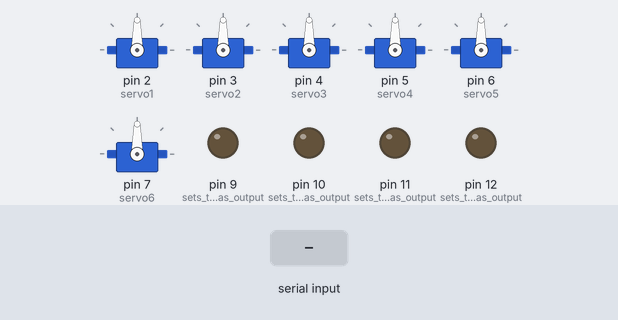
Simulated run of this sketch. Board: Arduino Mega 2560, built with avr-gcc and run on an emulated ATmega2560. On the bench: 6 × servo, output pins drawn as LEDs (lit = HIGH). Inputs (shaded band) come from the test bench. What the sketch prints to the serial monitor is not drawn.

Above: at 1.2 s.
1.3 s: "1" received over Serial
At 2.4 s:
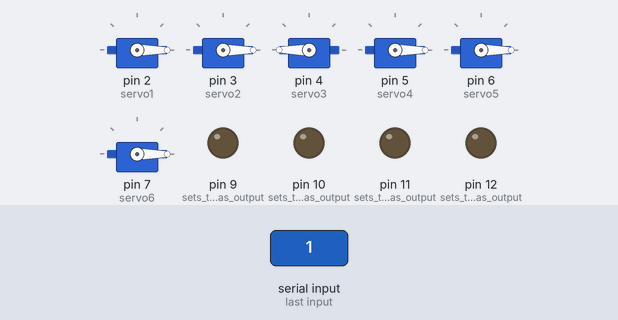
2.8 s: "1" received over the second serial link
At 3.5 s:
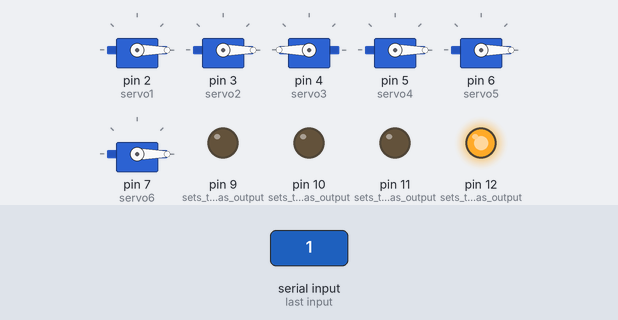
Timing chart, 0 to 5.8 s (numbered marks = the images above; inputs shaded):
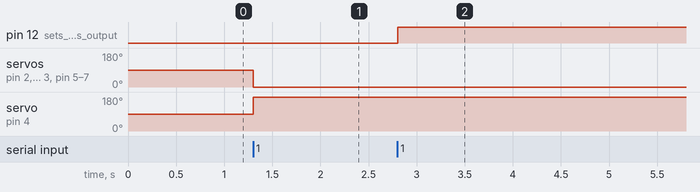

Measured:
- after the input at 1.3 s, servo on pin 2 (servo1), servo on pin 3 (servo2), servo on pin 5 (servo4), servo on pin 6 (servo5), servo on pin 7 (servo6): 90° → 0° at once; servo on pin 4 (servo3): 90° → 180° at once
- after the input at 2.8 s, pin 12 (sets_the_pin_as_output): LOW → HIGH at once

The sketch:

Programa_arduino_ultimate_depurar.ino
```cpp
#include <Servo.h>

Servo servo1;  // create servo object to control a servo // 1gdl
Servo servo2;  // create servo object to control a servo // 2gdl
Servo servo3;  // create servo object to control a servo // 2gdl
Servo servo4;  // create servo object to control a servo // 3gdl
Servo servo5;  // create servo object to control a servo // 4gdl
Servo servo6;  // create servo object to control a servo // gripper

//SVB1 -- SVB2/SVB3 -- SVB4 --SVB5--SVB6 //SERVO DE BRAZO

int ibyte;
int pos=0;
int angulo[5];
int velocidades[2];
int m1a=0;
int m1r=0;
int m2a=0;
int m2r=0;//señal para motores
int Encoder_m1=A1;//Analogico 1
int Encoder_m2=A0;//Analogico 0

///////////////
unsigned long lastTime;
double Input1,Input2, Output1,Output2, Setpoint_m1,Setpoint_m2;
double errSum1,errSum2,lastInput1,lastInput2;
double kp1, ki1, kd1;
double kp2, ki2, kd2;
int SampleTime = 1000; // Tiempo de muestreo de 1 segundo.
//////////////

void Compute()
{
unsigned long now = millis();
int timeChange = (now - lastTime);
if(timeChange>=SampleTime)
{
// Calcula todas las variables de errores.
double error1 = Setpoint_m1 - Input1;
errSum1 += error1;
double error2 = Setpoint_m2 - Input2;
errSum2 += error2;

double dInput1 = (Input1 - lastInput1);
double dInput2 = (Input2 - lastInput2);

// Calculamos la función de salida del PID para el motor1.
Output1= kp1 * error1 + ki1 * errSum1 - kd1 * dInput1;

// Calculamos la función de salida del PID para el motor2.
Output2= kp2 * error2 + ki2 * errSum2 - kd2 * dInput2;

// Guardamos el valor de algunas variables para el próximo ciclo de cálculo.
lastInput1 = Input1; //motor1
lastInput2 = Input2; //motor2

lastTime = now;
}
}

void SetTunings_m1(double Kp, double Ki, double Kd) //sintonizando controlador del motor1
{
double SampleTimeInSec = ((double)SampleTime)/1000;
kp1 = Kp;
ki1 = Ki * SampleTimeInSec;
kd1 = Kd / SampleTimeInSec;
}

void SetTunings_m2(double Kp, double Ki, double Kd) //sintonizando controlador del motor2
{
double SampleTimeInSec = ((double)SampleTime)/1000;
kp2 = Kp;
ki2 = Ki * SampleTimeInSec;
kd2 = Kd / SampleTimeInSec;
}

///////////////////////////////////////////

void setup() {
  // initialize both serial ports:
  Serial.begin(9600);
  Serial1.begin(9600);
  //pines de servo
  servo1.attach(2);  // attaches the servo on pin 2 to the servo object
  servo2.attach(3);  // attaches the servo on pin 3 to the servo object
  servo3.attach(4);  // attaches the servo on pin 4 to the servo object
  servo4.attach(5);  // attaches the servo on pin 5 to the servo object
  servo5.attach(6);  // attaches the servo on pin 6 to the servo object
  servo6.attach(7);  // attaches the servo on pin 7 to the servo object

  //pines motor
  pinMode(9, OUTPUT);   // sets the pin as output
  pinMode(10, OUTPUT);   // sets the pin as output
  pinMode(11, OUTPUT);   // sets the pin as output
  pinMode(12, OUTPUT);   // sets the pin as output

  //tunings
  SetTunings_m1(100, 1, 10);
  SetTunings_m2(100, 1, 10);
}

void loop() {

  //Recepcionando los valores de angulo del brazo robotico
  //enviados por la PC ; sistema de vision
  // TX0 , RX0
 if(Serial.available()>0)
  {
    ibyte=Serial.read();
      if(ibyte=='S'){
      while(Serial.available()==0){};
        int i=0;
        for(i=0;i<5;i=i+1){
         angulo[i]=Serial.read();
          while(Serial.available()==0){};
         }
     }

  //reenviando la informacion , solo para testeo
  Serial.print((char)angulo[0]);
  Serial.print((char)angulo[1]);
  Serial.print((char)angulo[2]);
  Serial.print((char)angulo[3]);
  Serial.print((char)angulo[4]);

  //colocar limitaciones mecanicas

  //ejecutando los pwms
  servo1.write(angulo[0]);              // 1gdl
  servo2.write(angulo[1]);              // 2gdl
  servo3.write(180-angulo[1]);          // 2gdl
  servo4.write(angulo[2]);              // 3gdl
  servo5.write(angulo[3]);              // 4gdl
  servo6.write(angulo[4]);              // gripper

  }


//Recepcionando los valores de velocidad setpoint , enviados por
//el controlador de navegacion
// TX1 , RX1
 if(Serial1.available()>0)
  {
    ibyte=Serial1.read();
      if(ibyte=='S'){
      while(Serial1.available()==0){};
        int i=0;
        for(i=0;i<2;i=i+1){
         velocidades[i]=Serial1.read();
          while(Serial1.available()==0){};
         }
     }

  //Asignacion de variables
  Setpoint_m1=velocidades[0];
  Setpoint_m2=velocidades[1];

  //modelo del movil
  // RL1---RL2
  // M1 --- M2

  //para testeo
  Serial.print((char)Setpoint_m1);
  Serial.print((char)Setpoint_m2);

  // Rutina del controlador PID
  Input1=analogRead(Encoder_m1);
  Input2=analogRead(Encoder_m2);
  Compute();
  m1a=Output1;
  m2a=Output2;

  //ejecucion de pwms
  analogWrite(9,m2r);
  analogWrite(10,m2a);
  analogWrite(11,m1r);
  analogWrite(12,m1a);
  }


}
```
